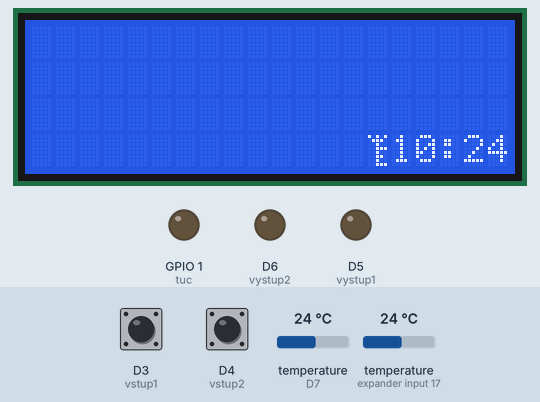
Recording of a sketch running on a simulated ESP8266 (NodeMCU). Parts: 20×4 character LCD, output pins drawn as LEDs (lit = HIGH). The test bench sets the inputs (shaded band); at power-on: D3 (vstup1) HIGH, D4 (vstup2) LOW, temperature (sensors on D7, expander input 17) 24 °C. WiFi joins after 1.5 s; servers stay silent unless stated; network time is answered at once with the bench clock; the local clock reads 2024-03-15 10:24:30 at power-on unless the sketch sets it.

Above: at 4.3 s.
4.4 s: D3 (vstup1) pulled LOW for 2.55 s
At 6.7 s:
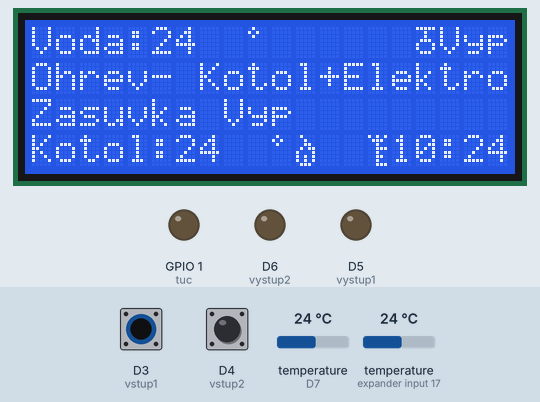
9.0 s: D4 (vstup2) pulled HIGH for 2.55 s
At 10.7 s:
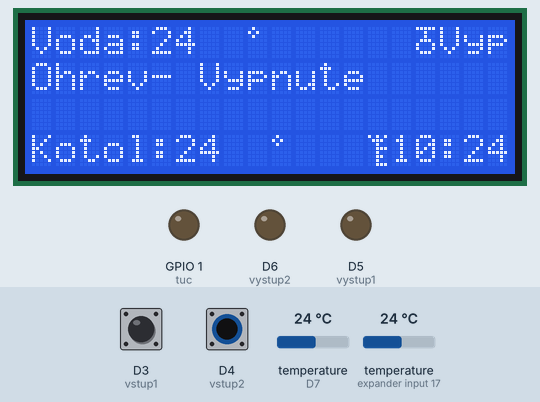
13.4 s: temperature (sensor on D7) set to 12 °C
At 17.2 s:
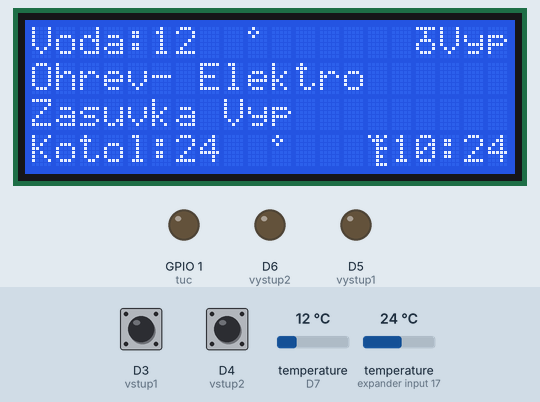
17.8 s: D3 (vstup1) pulled LOW for 2.55 s
At 19.8 s:
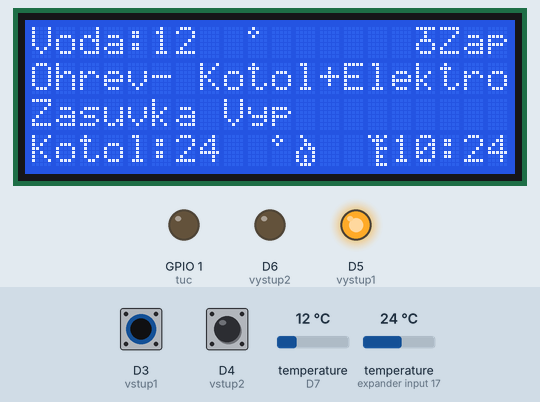
22.2 s: temperature (sensor on expander input 17) set to 12 °C
At 26.2 s:
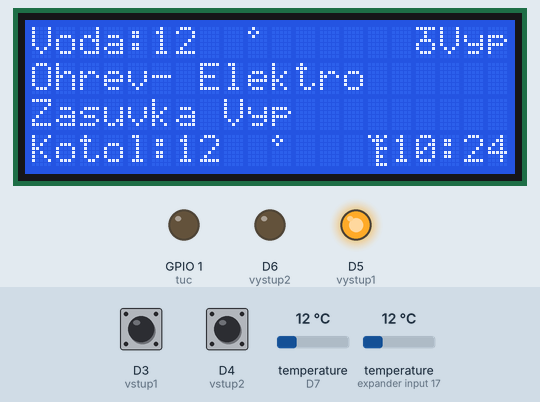
26.5 s: temperature (sensor on D7) set to 19 °C
At 32.1 s:
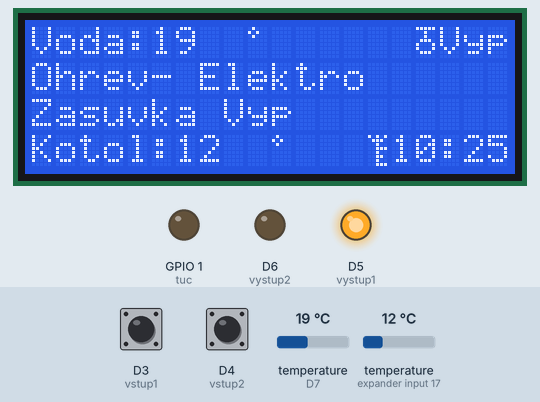
Timing chart, 0 to 33.6 s (numbered marks = the images above; inputs shaded):
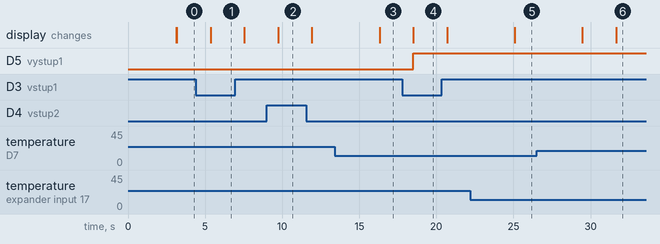

Measured:
- after the input at 4.4 s, the display: changes after 0.96 s (image 1)
- after the input at 9.0 s, the display: changes after 0.74 s (image 2)
- after the input at 13.4 s, the display: changes after 2.9 s (image 3)
- after the input at 17.8 s, D5 (vystup1): LOW → HIGH after 0.70 s; the display: changes after 0.71 s (image 4)
- after the input at 22.2 s, the display: changes after 2.9 s (image 5)
- after the input at 26.5 s, the display: first changes after 3.0 s (image 6 shows a later state)

The sketch:

Main.ino
```cpp
#include <Wire.h>
#include <LiquidCrystal_I2C.h>
#include <OneWire.h>
#include <ESP8266WiFi.h>
#include <NTPClient.h>
#include <WiFiUdp.h>
#include <DallasTemperature.h>

#define vystup1 D5
#define vystup2 D6
#define vstup1 D3
#define vstup2 D4
#define ONE_WIRE_BUS D7
#define tuc 1

const char *ssid     = "********";
const char *password = "********";
int teplota1;
int teplota2;

WiFiUDP ntpUDP;
NTPClient timeClient(ntpUDP, "pool.ntp.org");

OneWire oneWire(ONE_WIRE_BUS);
DallasTemperature sensors(&oneWire);
DeviceAddress sensor1 = {0x28, 0xFF, 0x64, 0x1E, 0x84, 0x73, 0x32, 0x76};  // 2m cidlo
DeviceAddress sensor2 = {0x28, 0x96, 0x29, 0x96, 0xF0, 0x01, 0x3C, 0xAA}; // 1m cidlo

LiquidCrystal_I2C lcd(0x27, 20, 4);     // LCD 20/4 , adress i2c 0x27

int in1 = 0;
int in2 = 0;

byte internet[] = {
  B10101,
  B01110,
  B00100,
  B00111,
  B00100,
  B00110,
  B00100,
  B00111
};

byte stupen[] = {
  B01000,
  B10100,
  B01000,
  B00000,
  B00000,
  B00000,
  B00000,
  B00000
};

byte ohen[] = {
  B01000,
  B00100,
  B00110,
  B01011,
  B10001,
  B10101,
  B10101,
  B01110
};

byte ventil[] = {
  B11111,
  B00100,
  B00100,
  B01110,
  B10001,
  B10001,
  B01110,
  B00000
};

void teplota()
{
  sensors.requestTemperatures();
  teplota1 = (sensors.getTempC(sensor1));
  teplota2 = (sensors.getTempC(sensor2));
  delay(2000);
}

void setup() {

pinMode(vystup1, OUTPUT);
pinMode(vystup2, OUTPUT);
pinMode(vstup1, INPUT);
pinMode(vstup2, INPUT);
pinMode(tuc, OUTPUT);
//pinMode(LED, OUTPUT);

lcd.init();
lcd.backlight();
lcd.clear();

lcd.createChar(0 , stupen);
lcd.createChar(1 , internet);
lcd.createChar(2 , ohen);
lcd.createChar(3 , ventil);

WiFi.begin(ssid, password);

timeClient.begin();
timeClient.setTimeOffset(3600); // GMT+1

sensors.begin();
sensors.setResolution(sensor1, 9);
sensors.setResolution(sensor2, 9);

for (int reklama = 0; reklama < 2; reklama++)    // version
  {
    lcd.setCursor(6, 1);
    lcd.print ("M4j0 1.0");
    delay(1500);
    lcd.clear ();
  }

}

void loop() {
timeClient.update();

digitalWrite(tuc, LOW);

if(WiFi.status() != WL_CONNECTED) {
    lcd.setCursor(14,3);
    lcd.print(" ");
  }
else{
  lcd.setCursor(14,3);
  lcd.write(1);
}

int Hodina = timeClient.getHours();
int Minuta = timeClient.getMinutes();

lcd.setCursor(17,3);
lcd.print(":");

if(Hodina > 9)
{
  lcd.setCursor(15,3);
  lcd.print(Hodina);
}
else
{
  lcd.setCursor(15,3);
  lcd.print("0");
  lcd.setCursor(16,3);
  lcd.print(Hodina);
}


if(Minuta > 9 )
{
  lcd.setCursor(18,3);
  lcd.print(Minuta);
}
else
{
  lcd.setCursor(18,3);
  lcd.print("0");
  lcd.setCursor(19,3);
  lcd.print(Minuta);
}

teplota();


lcd.setCursor(0,0);
lcd.print("Voda:");

lcd.setCursor(0,3);
lcd.print("Kotol:");

lcd.setCursor(10,3);
lcd.write(0);

lcd.setCursor(9,0);
lcd.write(0);

lcd.setCursor(0,1);
lcd.print("Ohrev-");

lcd.setCursor(16,0);
lcd.write(3);


in1 = digitalRead(vstup1);
in2 = digitalRead(vstup2);

if(teplota1 < 0)
{
  lcd.setCursor(5,0);
  lcd.print(" ERR");
}
else
{
  lcd.setCursor(5,0);
  lcd.print(teplota1);
  lcd.setCursor(7,0);
  lcd.print("  ");
}


if(teplota2 < 0)
{
  lcd.setCursor(6,3);
  lcd.print(" ERR");
}
else
{
  lcd.setCursor(6,3);
  lcd.print(teplota2);
  lcd.setCursor(8,3);
  lcd.print("  ");
}

//...................Boil on off..........................
if(in1 == 0)
{
  lcd.setCursor(11,3);
  lcd.write(2);
}
else
{
  lcd.setCursor(11,3);
  lcd.print(" ");
}

//.........................................................

//......................Run.........................

if(in1 == 0 && in2 == 1)
{
  lcd.setCursor(7,1);
  lcd.print("Kotol        ");
  digitalWrite(vystup2, LOW);

  if((teplota1 +3) < teplota2)
  {
    digitalWrite(vystup1, HIGH);
    lcd.setCursor(17,0);
    lcd.print("Zap");
  }
  else
  {
    digitalWrite(vystup1, LOW);
    lcd.setCursor(17,0);
    lcd.print("Vyp");
  }
  lcd.setCursor(0,2);
  lcd.print("           ");
}

if(in1 == 0 && in2 == 0)
{
  lcd.setCursor(7,1);
  lcd.print("Kotol+Elektro");

  if((teplota1 +3) < teplota2)
  {
    digitalWrite(vystup1, HIGH);
    lcd.setCursor(17,0);
    lcd.print("Zap");

  }
  else
  {
    digitalWrite(vystup1, LOW);
    lcd.setCursor(17,0);
    lcd.print("Vyp");
  }

  if(5 < Hodina && Hodina < 8 || 11 < Hodina && Hodina < 14)
  {
    digitalWrite(vystup2, HIGH);
    lcd.setCursor(0,2);
    lcd.print("Zasuvka Zap");
  }
  else
  {
    digitalWrite(vystup2, LOW);
    lcd.setCursor(0,2);
    lcd.print("Zasuvka Vyp");
  }

}

if(in1 == 1 && in2 == 0)
{
  lcd.setCursor(7,1);
  lcd.print("Elektro      ");

  if(5 < Hodina && Hodina < 8 || 11 < Hodina && Hodina < 14)
  {
    digitalWrite(vystup2, HIGH);
    lcd.setCursor(0,2);
    lcd.print("Zasuvka Zap");
  }
  else
  {
    digitalWrite(vystup2, LOW);
    lcd.setCursor(0,2);
    lcd.print("Zasuvka Vyp");
  }

    lcd.setCursor(17,0);
    lcd.print("Vyp");
}

if(in1 == 1 && in2 == 1)
{
  lcd.setCursor(7,1);
  lcd.print("Vypnute      ");

  digitalWrite(vystup1, LOW);
  digitalWrite(vystup2, LOW);

  lcd.setCursor(17,0);
  lcd.print("Vyp");
  lcd.setCursor(0,2);
  lcd.print("           ");
}
//..................................................................

//if(Hodina == 23)
//{
//  ESP.restart();
//}

}
```
